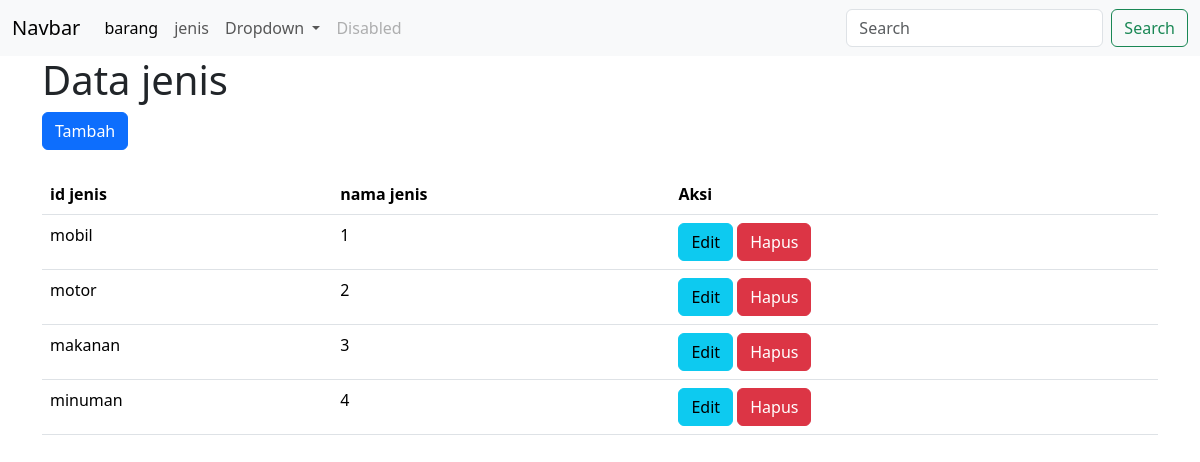
The app's page /view/jenis/index.php with its own data.
### tables this page shows
CREATE TABLE `jenis` (
  `id_jenis` int NOT NULL,
  `nama_jenis` varchar(20) DEFAULT NULL
);

### view/jenis/index.php (the view, shortened to what this page needs)
<!DOCTYPE html>
<html lang="en">
<head>
    <link rel="stylesheet" href="https://cdn.jsdelivr.net/npm/bootstrap@5.3.3/dist/css/bootstrap.min.css">
</head>
<body>
<nav class="navbar navbar-expand-lg bg-body-tertiary">
  <div class="container-fluid">
    <a class="navbar-brand" href="#">Navbar</a>
    <div class="collapse navbar-collapse" id="navbarSupportedContent">
      <ul class="navbar-nav me-auto mb-2 mb-lg-0">
        <li class="nav-item">
          <a class="nav-link active" aria-current="page" href="../barang/index.php">barang</a>
        </li>
        <li class="nav-item">
          <a class="nav-link" href="#">jenis</a>
        </li>
        <li class="nav-item dropdown">
          <a class="nav-link dropdown-toggle" href="#" role="button" data-bs-toggle="dropdown" aria-expanded="false">
            Dropdown
          </a>
        </li>
        <li class="nav-item">
          <a class="nav-link disabled" aria-disabled="true">Disabled</a>
        </li>
      </ul>
      <form class="d-flex" role="search">
        <input class="form-control me-2" type="search" placeholder="Search" aria-label="Search">
        <button class="btn btn-outline-success" type="submit">Search</button>
      </form>
    </div>
  </div>
</nav>
    <div class="container">
    <h1>Data jenis</h1>
    <a href="view_tambah.php" class="btn btn-primary">Tambah</a>
    <br><br/>
    <table class="table">
    <tr>
            <th>id jenis</th>
            <th>nama jenis</th>
            <th>Aksi</th>
        </tr>
            <?php include '../../config/koneksi.php';
            $query = mysqli_query($conn,"SELECT * FROM jenis");
            if(mysqli_num_rows($query)){
                while($result=mysqli_fetch_assoc($query)){
                    ?>
                    <tr>
                        <td><?php echo $result['nama_jenis'];?></td>
                        <td><?php echo $result['id_jenis'];?></td>
                        <td>
                            <a href="" class="btn btn-info">Edit</a>
                            <a href="" class="btn btn-danger">Hapus</a>
                        </td>
                </tr>
                <?php
            }
        }else{
            echo "Data kosong";
        }
        ?>
    </table>
    </div>
</body>
</html>

### records on screen
jenis: nama_jenis "mobil", id_jenis "1"
jenis: nama_jenis "motor", id_jenis "2"
jenis: nama_jenis "makanan", id_jenis "3"
jenis: nama_jenis "minuman", id_jenis "4"
